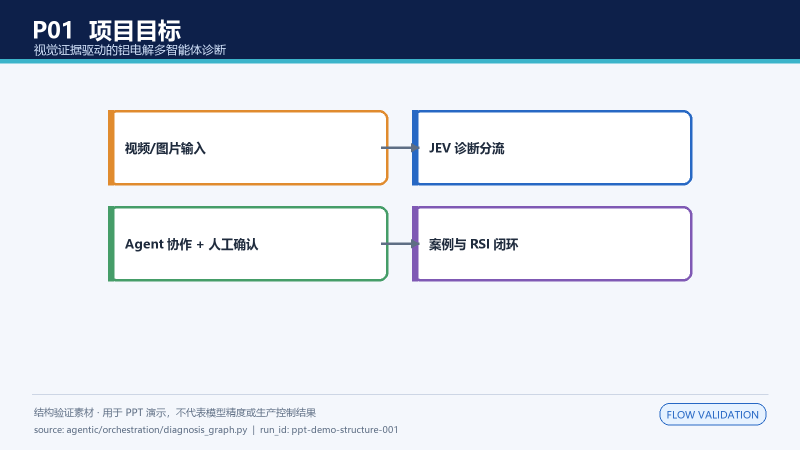
#> input picture Code/report_assets/multi_agent_v2/asset-page-01.png, 1600 x 900 px (shown at 1/2 size); its folder holds only this picture in this run
$ python -i image_quality.py   (imports and definitions only)   (older library calls are emulated)
#> lines starting #> are read from the running program, lines starting #| are printed output that depends on the picture
"""Explainable image and sampled-video quality checks.

The agent is intentionally model-free.  Its output is suitable as a quality
gate before expensive visual diagnosis and contains only observable metrics;
it never emits private model reasoning or process-control advice.
"""

from __future__ import annotations

import math
from dataclasses import dataclass, field
from pathlib import Path
from typing import Any, Dict, Iterable, List, Mapping, Optional, Sequence, Tuple, Union

import numpy as np

try:
    import cv2
except Exception:  # pragma: no cover - minimal installs can still inspect errors
    cv2 = None

try:
    from PIL import Image
except Exception:  # pragma: no cover
    Image = None

from agentic.media.normalize import IMAGE_EXTENSIONS, MediaNormalizer, read_image


@dataclass(frozen=True)
class QualityThresholds:
    """Versioned thresholds used by :class:`ImageQualityAgent`."""

    version: str = "image-quality-1.0"
    blur_pass: float = 0.18
    blur_human: float = 0.10
    brightness_pass: float = 0.25
    brightness_human: float = 0.12
    overexposure_pass: float = 0.08
    overexposure_human: float = 0.25
    occlusion_pass: float = 0.70
    occlusion_human: float = 0.45
    resolution_pass: float = 0.65
    resolution_human: float = 0.35
    cross_frame_pass: float = 0.55
    cross_frame_human: float = 0.30


# [13 lines left out: function _read_image, not called in this run]


def _gray(image: np.ndarray) -> np.ndarray:
    if image.ndim == 2:
        return image.astype(np.float32)
    if cv2 is not None:
        return cv2.cvtColor(image, cv2.COLOR_BGR2GRAY).astype(np.float32)
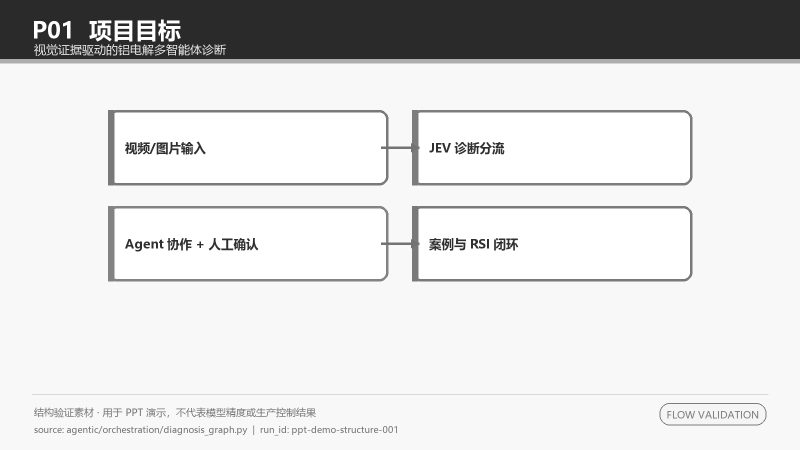
#> returned value: shape (900, 1600) float32 (shown at 1/2 size); min 42, max 255, mean 218.2
    return np.mean(image[..., :3], axis=2).astype(np.float32)


# [6 lines left out: function _safe_float, not called in this run]


def _frame_metrics(image: np.ndarray) -> Dict[str, float]:
    gray = _gray(image)
    height, width = gray.shape[:2]
#> height = 900; width = 1600
    mean = float(np.mean(gray)) if gray.size else 0.0
#> mean = 218.2
    std = float(np.std(gray)) if gray.size else 0.0
#> std = 71.4
    if cv2 is not None and gray.size:
        variance = float(cv2.Laplacian(gray, cv2.CV_32F).var())
#> variance = 1014.3
        edges = cv2.Canny(gray.astype(np.uint8), 50, 150)
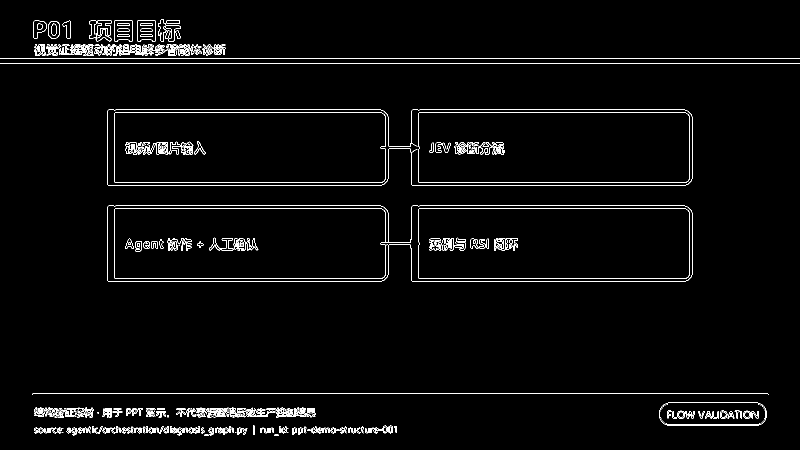
#> edges: shape (900, 1600) (shown at 1/2 size); 2.4% white in thin lines or dots
        edge_density = float(np.count_nonzero(edges) / edges.size) if edges.size else 0.0
#> edge_density = 0.0236
    else:
        variance = float(np.var(np.diff(gray, axis=0))) if gray.shape[0] > 1 else 0.0
        edge_density = 0.0
    # Scale the Laplacian into [0, 1] while retaining enough separation between
    # blurred and sharp industrial frames.  Raw variance is included in output.
    blur_score = min(1.0, max(0.0, variance / 500.0))
#> blur_score = 1
    brightness_score = max(0.0, 1.0 - abs(mean - 127.5) / 127.5)
#> brightness_score = 0.289
    overexposure_ratio = float(np.mean(gray >= 250.0)) if gray.size else 1.0
#> overexposure_ratio = 0.209

    border = max(1, int(min(height, width) * 0.05)) if height and width else 1
#> border = 45
    border_values = np.concatenate([
        gray[:border, :].ravel(), gray[-border:, :].ravel(),
        gray[:, :border].ravel(), gray[:, -border:].ravel(),
    ]) if gray.size else np.asarray([], dtype=np.float32)
    if border_values.size:
        blocked = float(np.mean((border_values <= 8.0) | (border_values >= 247.0)))
#> blocked = 0.614
        # Black borders are common around furnace/fire-eye imagery and do not by
        # themselves mean that the target is occluded.  Penalize them strongly
        # only when the whole frame is flat or when both border and center are
        # covered; the target-presence check handles a genuinely blank frame.
        center = gray[border:-border, border:-border] if min(height, width) > 2 * border else gray
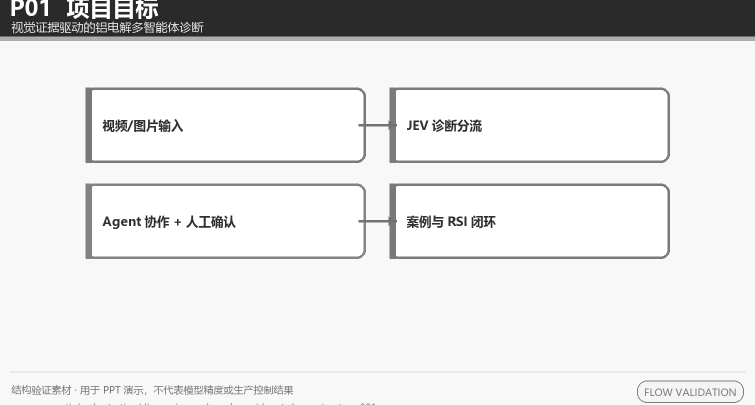
#> center: shape (810, 1510) float32 (shown at 1/2 size); min 42, max 255, mean 226.4
        center_std = float(np.std(center)) if center.size else 0.0
#> center_std = 62
        if blocked > 0.95 and center_std > 8.0:
            occlusion_score = 0.75
        else:
            occlusion_score = max(0.0, min(1.0, 1.0 - blocked))
#> occlusion_score = 0.386
    else:
        occlusion_score = 0.0
    min_dimension = min(height, width) if height and width else 0
#> min_dimension = 900
    resolution_score = min(1.0, min_dimension / 256.0)
#> resolution_score = 1
    target_present = bool(std >= 8.0 and (edge_density >= 0.002 or std >= 18.0))
#> target_present = True
    return {
        "blur_score": blur_score,
        "blur_raw_variance": variance,
        "brightness_score": brightness_score,
        "brightness_mean": mean / 255.0,
        "overexposure_ratio": overexposure_ratio,
        "occlusion_score": occlusion_score,
        "resolution_score": resolution_score,
        "edge_density": edge_density,
        "target_present": float(target_present),
        "width": float(width),
        "height": float(height),
    }


# [15 lines left out: function _aggregate, not called in this run]


class ImageQualityAgent:
    """Evaluate image, video and frame-directory quality before diagnosis."""

    agent_id = "image_quality"

    # [45 lines left out: functions __init__, run, not called in this run]

    evaluate = run
    analyze = run

    # [186 lines left out: functions _load_frames, _sample_indices, _cross_frame_score, _result_from_metrics, evaluate_image_quality, not called in this run]


__all__ = ["ImageQualityAgent", "QualityThresholds", "evaluate_image_quality"]

>>> import cv2
>>> picture = cv2.cvtColor(cv2.imread('../../report_assets/multi_agent_v2/asset-page-01.png'), cv2.COLOR_BGR2RGB)
>>> result = _frame_metrics(picture)
#> result = 11 items
